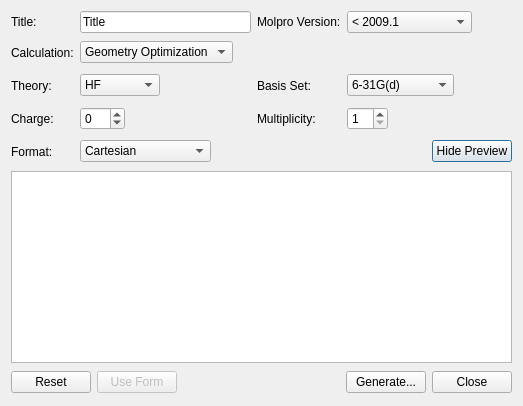
<?xml version="1.0" encoding="UTF-8"?>
<ui version="4.0">
 <class>MolproInputDialog</class>
 <widget class="QDialog" name="MolproInputDialog">
  <property name="geometry">
   <rect>
    <x>0</x>
    <y>0</y>
    <width>621</width>
    <height>471</height>
   </rect>
  </property>
  <property name="sizePolicy">
   <sizepolicy hsizetype="Fixed" vsizetype="Fixed">
    <horstretch>0</horstretch>
    <verstretch>0</verstretch>
   </sizepolicy>
  </property>
  <property name="windowTitle">
   <string>MOLPRO Input</string>
  </property>
  <layout class="QVBoxLayout" name="verticalLayout">
   <property name="sizeConstraint">
    <enum>QLayout::SetFixedSize</enum>
   </property>
   <item>
    <layout class="QGridLayout" name="gridLayout">
     <item row="0" column="0">
      <widget class="QLabel" name="label_7">
       <property name="text">
        <string>Title:</string>
       </property>
       <property name="buddy">
        <cstring>titleLine</cstring>
       </property>
      </widget>
     </item>
     <item row="0" column="1">
      <widget class="QLineEdit" name="titleLine">
       <property name="text">
        <string>Title</string>
       </property>
      </widget>
     </item>
     <item row="1" column="0">
      <widget class="QLabel" name="label">
       <property name="text">
        <string>Calculation:</string>
       </property>
       <property name="buddy">
        <cstring>calculationCombo</cstring>
       </property>
      </widget>
     </item>
     <item row="1" column="1">
      <layout class="QHBoxLayout" name="horizontalLayout">
       <item>
        <widget class="QComboBox" name="calculationCombo">
         <property name="currentIndex">
          <number>1</number>
         </property>
         <item>
          <property name="text">
           <string>Single Point Energy</string>
          </property>
         </item>
         <item>
          <property name="text">
           <string>Geometry Optimization</string>
          </property>
         </item>
         <item>
          <property name="text">
           <string>Frequencies</string>
          </property>
         </item>
        </widget>
       </item>
       <item>
        <spacer name="horizontalSpacer_2">
         <property name="orientation">
          <enum>Qt::Horizontal</enum>
         </property>
         <property name="sizeHint" stdset="0">
          <size>
           <width>18</width>
           <height>27</height>
          </size>
         </property>
        </spacer>
       </item>
      </layout>
     </item>
     <item row="1" column="3">
      <layout class="QHBoxLayout" name="horizontalLayout_5">
       <item>
        <spacer name="horizontalSpacer_5">
         <property name="orientation">
          <enum>Qt::Horizontal</enum>
         </property>
         <property name="sizeHint" stdset="0">
          <size>
           <width>58</width>
           <height>26</height>
          </size>
         </property>
        </spacer>
       </item>
      </layout>
     </item>
     <item row="2" column="0">
      <widget class="QLabel" name="label_2">
       <property name="text">
        <string>Theory:</string>
       </property>
       <property name="buddy">
        <cstring>theoryCombo</cstring>
       </property>
      </widget>
     </item>
     <item row="2" column="1">
      <layout class="QHBoxLayout" name="horizontalLayout_2">
       <item>
        <widget class="QComboBox" name="theoryCombo">
         <property name="editable">
          <bool>false</bool>
         </property>
         <property name="currentIndex">
          <number>0</number>
         </property>
         <item>
          <property name="text">
           <string>HF</string>
          </property>
         </item>
         <item>
          <property name="text">
           <string>MP2</string>
          </property>
         </item>
         <item>
          <property name="text">
           <string>B3LYP</string>
          </property>
         </item>
         <item>
          <property name="text">
           <string>CCSD</string>
          </property>
         </item>
         <item>
          <property name="text">
           <string>CCSD(T)</string>
          </property>
         </item>
        </widget>
       </item>
       <item>
        <spacer name="horizontalSpacer_3">
         <property name="orientation">
          <enum>Qt::Horizontal</enum>
         </property>
         <property name="sizeHint" stdset="0">
          <size>
           <width>58</width>
           <height>27</height>
          </size>
         </property>
        </spacer>
       </item>
      </layout>
     </item>
     <item row="2" column="2">
      <widget class="QLabel" name="label_5">
       <property name="text">
        <string>Basis Set:</string>
       </property>
       <property name="buddy">
        <cstring>basisCombo</cstring>
       </property>
      </widget>
     </item>
     <item row="2" column="3">
      <layout class="QHBoxLayout" name="horizontalLayout_6">
       <item>
        <widget class="QComboBox" name="basisCombo">
         <property name="accessibleDescription">
          <string notr="true"/>
         </property>
         <property name="currentIndex">
          <number>2</number>
         </property>
         <item>
          <property name="text">
           <string>STO-3G</string>
          </property>
         </item>
         <item>
          <property name="text">
           <string>3-21G</string>
          </property>
         </item>
         <item>
          <property name="text">
           <string>6-31G(d)</string>
          </property>
         </item>
         <item>
          <property name="text">
           <string>6-31G(d,p)</string>
          </property>
         </item>
         <item>
          <property name="text">
           <string>6-31+G(d)</string>
          </property>
         </item>
         <item>
          <property name="text">
           <string>6-311G(d)</string>
          </property>
         </item>
         <item>
          <property name="text">
           <string>cc-pVDZ</string>
          </property>
         </item>
         <item>
          <property name="text">
           <string>cc-pVTZ</string>
          </property>
         </item>
         <item>
          <property name="text">
           <string>AUG-cc-pVDZ</string>
          </property>
         </item>
         <item>
          <property name="text">
           <string>AUG-cc-pVTZ</string>
          </property>
         </item>
        </widget>
       </item>
       <item>
        <spacer name="horizontalSpacer_6">
         <property name="orientation">
          <enum>Qt::Horizontal</enum>
         </property>
         <property name="sizeHint" stdset="0">
          <size>
           <width>58</width>
           <height>26</height>
          </size>
         </property>
        </spacer>
       </item>
      </layout>
     </item>
     <item row="3" column="0">
      <widget class="QLabel" name="label_3">
       <property name="text">
        <string>Charge:</string>
       </property>
       <property name="buddy">
        <cstring>chargeSpin</cstring>
       </property>
      </widget>
     </item>
     <item row="3" column="1">
      <layout class="QHBoxLayout" name="horizontalLayout_4">
       <item>
        <widget class="QSpinBox" name="chargeSpin">
         <property name="minimum">
          <number>-99</number>
         </property>
         <property name="value">
          <number>0</number>
         </property>
        </widget>
       </item>
       <item>
        <spacer name="horizontalSpacer_4">
         <property name="orientation">
          <enum>Qt::Horizontal</enum>
         </property>
         <property name="sizeHint" stdset="0">
          <size>
           <width>58</width>
           <height>27</height>
          </size>
         </property>
        </spacer>
       </item>
      </layout>
     </item>
     <item row="3" column="2">
      <widget class="QLabel" name="label_6">
       <property name="text">
        <string>Multiplicity:</string>
       </property>
       <property name="buddy">
        <cstring>multiplicitySpin</cstring>
       </property>
      </widget>
     </item>
     <item row="3" column="3">
      <layout class="QHBoxLayout" name="horizontalLayout_7">
       <item>
        <widget class="QSpinBox" name="multiplicitySpin">
         <property name="minimum">
          <number>1</number>
         </property>
         <property name="value">
          <number>1</number>
         </property>
        </widget>
       </item>
       <item>
        <spacer name="horizontalSpacer_7">
         <property name="orientation">
          <enum>Qt::Horizontal</enum>
         </property>
         <property name="sizeHint" stdset="0">
          <size>
           <width>58</width>
           <height>26</height>
          </size>
         </property>
        </spacer>
       </item>
      </layout>
     </item>
     <item row="4" column="0">
      <widget class="QLabel" name="label_10">
       <property name="text">
        <string>Format:</string>
       </property>
       <property name="buddy">
        <cstring>coordCombo</cstring>
       </property>
      </widget>
     </item>
     <item row="4" column="1">
      <layout class="QHBoxLayout" name="horizontalLayout_9">
       <item>
        <widget class="QComboBox" name="coordCombo">
         <property name="enabled">
          <bool>true</bool>
         </property>
         <property name="currentIndex">
          <number>0</number>
         </property>
         <item>
          <property name="text">
           <string>Cartesian</string>
          </property>
         </item>
         <item>
          <property name="text">
           <string>Z-matrix</string>
          </property>
         </item>
         <item>
          <property name="text">
           <string>Z-matrix (compact)</string>
          </property>
         </item>
        </widget>
       </item>
       <item>
        <spacer name="horizontalSpacer_9">
         <property name="orientation">
          <enum>Qt::Horizontal</enum>
         </property>
         <property name="sizeHint" stdset="0">
          <size>
           <width>18</width>
           <height>27</height>
          </size>
         </property>
        </spacer>
       </item>
      </layout>
     </item>
     <item row="4" column="3">
      <layout class="QHBoxLayout" name="horizontalLayout_10">
       <item>
        <spacer name="horizontalSpacer_8">
         <property name="orientation">
          <enum>Qt::Horizontal</enum>
         </property>
         <property name="sizeHint" stdset="0">
          <size>
           <width>18</width>
           <height>26</height>
          </size>
         </property>
        </spacer>
       </item>
       <item>
        <widget class="QPushButton" name="moreButton">
         <property name="sizePolicy">
          <sizepolicy hsizetype="Fixed" vsizetype="Fixed">
           <horstretch>0</horstretch>
           <verstretch>0</verstretch>
          </sizepolicy>
         </property>
         <property name="text">
          <string>Hide Preview</string>
         </property>
        </widget>
       </item>
      </layout>
     </item>
     <item row="0" column="2">
      <widget class="QLabel" name="label_4">
       <property name="text">
        <string>Molpro Version:</string>
       </property>
      </widget>
     </item>
     <item row="0" column="3">
      <layout class="QHBoxLayout" name="horizontalLayout_8">
       <item>
        <widget class="QComboBox" name="versionCombo">
         <item>
          <property name="text">
           <string>&lt; 2009.1</string>
          </property>
         </item>
         <item>
          <property name="text">
           <string>2009.1</string>
          </property>
         </item>
        </widget>
       </item>
       <item>
        <spacer name="horizontalSpacer_10">
         <property name="orientation">
          <enum>Qt::Horizontal</enum>
         </property>
         <property name="sizeType">
          <enum>QSizePolicy::Preferred</enum>
         </property>
         <property name="sizeHint" stdset="0">
          <size>
           <width>40</width>
           <height>20</height>
          </size>
         </property>
        </spacer>
       </item>
      </layout>
     </item>
    </layout>
   </item>
   <item>
    <widget class="QTextEdit" name="previewText">
     <property name="enabled">
      <bool>true</bool>
     </property>
     <property name="readOnly">
      <bool>false</bool>
     </property>
     <property name="acceptRichText">
      <bool>false</bool>
     </property>
    </widget>
   </item>
   <item>
    <layout class="QHBoxLayout" name="horizontalLayout_3">
     <property name="sizeConstraint">
      <enum>QLayout::SetFixedSize</enum>
     </property>
     <item>
      <widget class="QPushButton" name="resetButton">
       <property name="text">
        <string>Reset</string>
       </property>
      </widget>
     </item>
     <item>
      <widget class="QPushButton" name="enableFormButton">
       <property name="enabled">
        <bool>false</bool>
       </property>
       <property name="text">
        <string>Use Form</string>
       </property>
      </widget>
     </item>
     <item>
      <spacer name="horizontalSpacer">
       <property name="orientation">
        <enum>Qt::Horizontal</enum>
       </property>
       <property name="sizeHint" stdset="0">
        <size>
         <width>48</width>
         <height>26</height>
        </size>
       </property>
      </spacer>
     </item>
     <item>
      <widget class="QPushButton" name="generateButton">
       <property name="text">
        <string>Generate...</string>
       </property>
      </widget>
     </item>
     <item>
      <widget class="QPushButton" name="closeButton">
       <property name="text">
        <string>Close</string>
       </property>
      </widget>
     </item>
    </layout>
   </item>
  </layout>
 </widget>
 <tabstops>
  <tabstop>titleLine</tabstop>
  <tabstop>calculationCombo</tabstop>
  <tabstop>theoryCombo</tabstop>
  <tabstop>basisCombo</tabstop>
  <tabstop>chargeSpin</tabstop>
  <tabstop>multiplicitySpin</tabstop>
  <tabstop>coordCombo</tabstop>
  <tabstop>moreButton</tabstop>
  <tabstop>previewText</tabstop>
  <tabstop>generateButton</tabstop>
  <tabstop>closeButton</tabstop>
  <tabstop>resetButton</tabstop>
  <tabstop>enableFormButton</tabstop>
 </tabstops>
 <resources/>
 <connections>
  <connection>
   <sender>closeButton</sender>
   <signal>clicked()</signal>
   <receiver>MolproInputDialog</receiver>
   <slot>close()</slot>
   <hints>
    <hint type="sourcelabel">
     <x>451</x>
     <y>411</y>
    </hint>
    <hint type="destinationlabel">
     <x>258</x>
     <y>243</y>
    </hint>
   </hints>
  </connection>
 </connections>
</ui>
